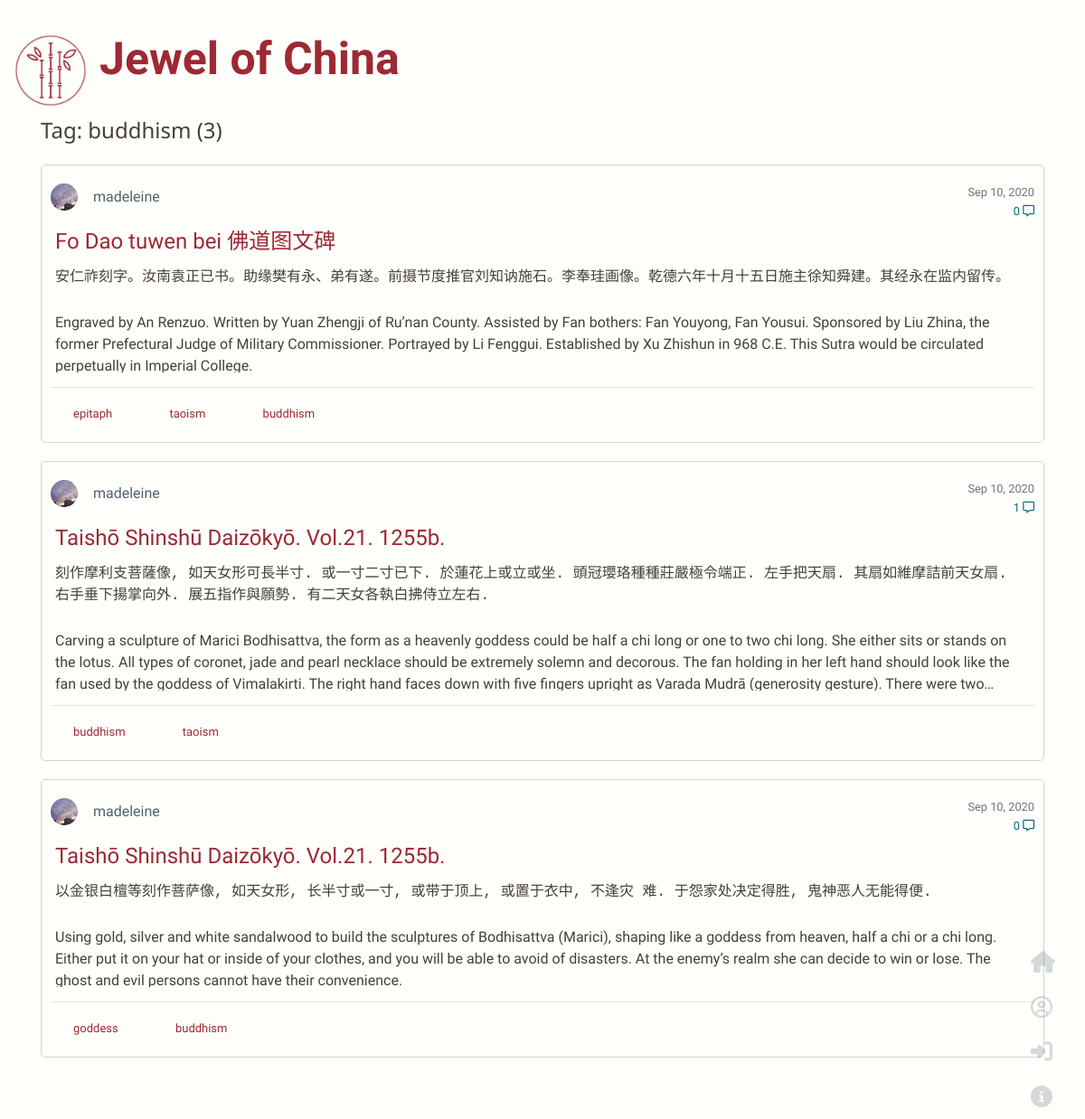
Before: /tag/buddhism with the older database file.
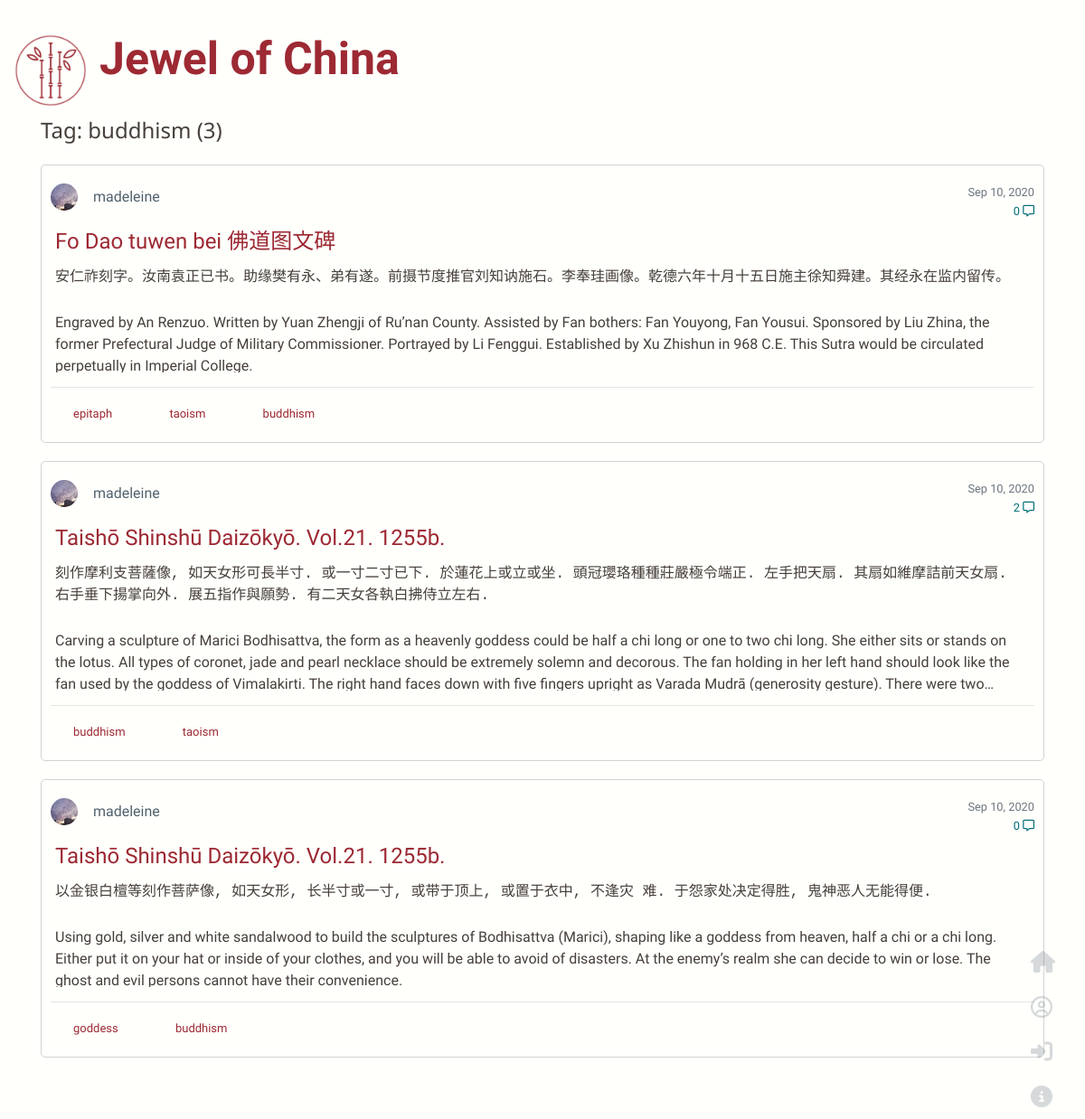
After: the same page with the newer database file.
### flaskwebsite/models.py (models this page shows, shortened)
class Post(db.Model):
    post_id = db.Column(db.Integer, primary_key=True)
    title = db.Column(db.String(100), nullable=False)
    date_posted = db.Column(db.DateTime, nullable=False, default=datetime.utcnow)
    chinese_content = db.Column(db.Text, nullable=False)
    content = db.Column(db.Text, nullable=False)
    user_id = db.Column(db.Integer, db.ForeignKey('user.id'), nullable=False)
    total_comments = db.Column(db.Integer, nullable=True)
    tags = db.relationship('Tag', secondary=tags, backref=db.backref('post_tags', lazy='dynamic'))
    comments = db.relationship('Comment', backref='comments', lazy=True)

class User(db.Model, UserMixin):
    id = db.Column(db.Integer, primary_key=True)
    username = db.Column(db.String(20), unique=True, nullable=False)
    email = db.Column(db.String(120), unique=True, nullable=False)
    image_file = db.Column(db.String(20), nullable=False, default='default.jpg')
    password = db.Column(db.String(60), nullable=False)
    posts = db.relationship('Post', backref='author', lazy=True)

### flaskwebsite/routes.py (the view)
@app.route('/tag/<tag>')
def search_tag(tag):
    page = request.args.get('page', 1, type=int)
    tag = tag.replace('%20', ' ')
    tag = Tag.query.filter_by(name=tag).first_or_404()
    name = tag.name
    posts = tag.post_tags.order_by(Post.date_posted.desc())\
        .paginate(page=page, per_page=5)
    return render_template('tag.html', tag_name=name, posts=posts)

### flaskwebsite/templates/tag.html
{% extends "layout.html" %}
{% block content %}
<div class="container">
    <div class="mb-5">
        <div class="post-section">Tag: {{ tag_name }} ({{posts.total}})</div>
            <div class="post-field">
            {% for post in posts.items %}
                <article class="media post">
                    <div class="media-body">
                        <div class="article-metadata">
                             <img class="rounded-circle article-img" src="{{url_for('static',
                    filename='profile_pics/' + post.author.image_file)}}">
                            <a class="article-author ml-2" href="{{url_for('user_posts', username=post.author.username)}}">{{ post.author.username }}</a>
                            <small class="text-muted time">{{ post.date_posted.strftime('%b %d, %Y')}}</small>
                            <div >
                                <small class="comment-icon">{{ post.total_comments}}  <i class='far fa-comment-alt'></i></small>
                            </div>
                        </div>
                            <a class="article-title" href="{{url_for('post', post_id=post.post_id)}}">{{ post.title }}</a>
                            <p class="chinese limit">{{ post.chinese_content |safe}}</p>
                            <p class="article-content limit">{{ post.content |safe}}</p>
                        <hr>
                            {% for tag in post.tags %}
                                <a href="{{ url_for('search_tag', tag=tag.name)}}" class="col-sm-1 tag">
                                {{ tag.name }}
                                </a>
                            {% endfor %}
                    </div>
                </article>
            {% endfor %}
            </div>
    </div>
</div>
{% endblock %}

Changed rows visible on the page:
changed Post (number 2 of 3 on the later page): total_comments "1" → "2"
